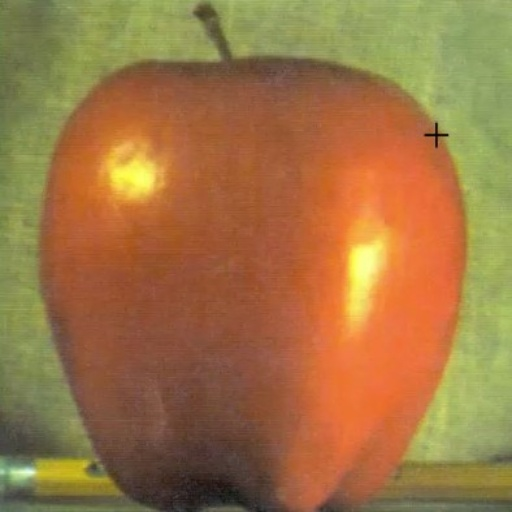
#> input picture 2_OpenCV/Pycharm_files/2.Image_processing/512x512_apple.jpg, 512 x 512 px
$ python 9.Image_blending.py
#> lines starting #> are read from the running program, lines starting #| are printed output that depends on the picture
import cv2
import numpy as np
# [10 lines of commented-out code are left out]

apple = cv2.imread("512x512_apple.jpg")
#> apple is the input picture: shape (512, 512, 3); mean B, G, R 68.2, 117.1, 158.7
orange = cv2.imread("512x512_orange.jpg")
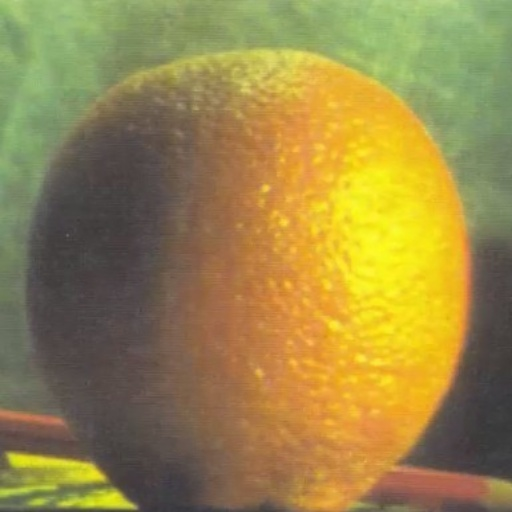
#> input picture 2_OpenCV/Pycharm_files/2.Image_processing/512x512_orange.jpg, 512 x 512 px
#> orange is the input picture: shape (512, 512, 3); mean B, G, R 73.4, 135.4, 153.7
apple_orange = np.hstack((apple[:, :256], orange[:, 256:]))
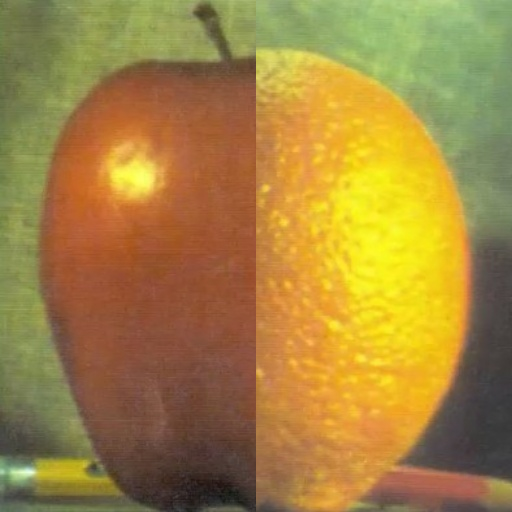
#> apple_orange: shape (512, 512, 3); mean B, G, R 64.7, 132.5, 163.4

apple_copy = apple.copy()
gp_apple = [apple_copy]

# generate Gaussian pyramid for apple and orange respectively ----------------------------------------------------------
for i in range(6):
    apple_copy = cv2.pyrDown(apple_copy)
    gp_apple.append(apple_copy)
#> this loop made 6 passes
#> pass 3, `apple_copy = cv2.pyrDown(apple_copy)`:
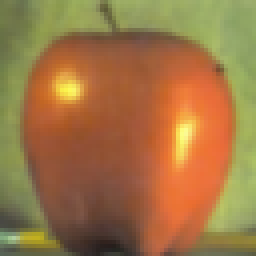
#> apple_copy: shape (64, 64, 3) (shown 4 times larger); mean B, G, R 68.3, 117.3, 158.8
#> after the loop, gp_apple = 7 items

orange_copy = orange.copy()
gp_orange = [orange_copy]

for i in range(6):
    orange_copy = cv2.pyrDown(orange_copy)
    gp_orange.append(orange_copy)
#> this loop made 6 passes
#> pass 3, `orange_copy = cv2.pyrDown(orange_copy)`:
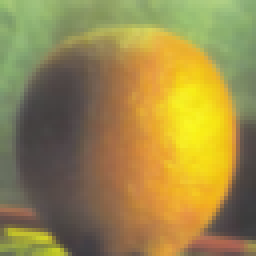
#> orange_copy: shape (64, 64, 3) (shown 4 times larger); mean B, G, R 73.8, 136.2, 154.2
#> after the loop, gp_orange = 7 items


# generate Laplacian pyramid for apple and orange respectively ---------------------------------------------------------
apple_copy = gp_apple[5]
lp_apple = [apple_copy]
for i in range(5, 0, -1):
    gaussian_expanded = cv2.pyrUp(gp_apple[i])
    laplacian = cv2.subtract(gp_apple[i - 1], gaussian_expanded)
    lp_apple.append(laplacian)
#> after the loop, lp_apple = 6 items

orange_copy = gp_orange[5]
lp_orange = [orange_copy]
for i in range(5, 0, -1):
    gaussian_expanded = cv2.pyrUp(gp_orange[i])
    laplacian = cv2.subtract(gp_orange[i - 1], gaussian_expanded)
    lp_orange.append(laplacian)
#> this loop made 5 passes
#> pass 1, `laplacian = cv2.subtract(gp_orange[i - 1], gaussian_expanded)`:
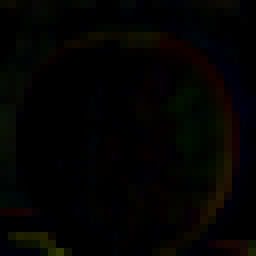
#> laplacian: shape (32, 32, 3) (shown 8 times larger); mean of channels 0, 1, 2 1.6, 2.8, 3.3; drawn as B, G, R
#> pass 2, `gaussian_expanded = cv2.pyrUp(gp_orange[i])`:
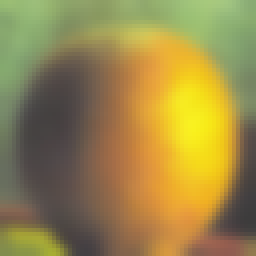
#> gaussian_expanded: shape (64, 64, 3) (shown 4 times larger); mean of channels 0, 1, 2 73.9, 136.3, 154.3; drawn as B, G, R
#> after the loop, lp_orange = 6 items

# Now add left and right halves of images in each level ----------------------------------------------------------------
apple_orange_pyramid = []
n = 0
for apple_lap, orange_lap in zip(lp_apple, lp_orange):
    n += 1
    cols, rows, ch = apple_lap.shape
    laplacian = np.hstack((apple_lap[:, 0:int(cols/2)], orange_lap[:, int(cols/2):]))
    apple_orange_pyramid.append(laplacian)
#> this loop made 6 passes
#> (cols, rows) on passes 1 to 6: (16, 16), (32, 32), (64, 64), (128, 128), (256, 256), (512, 512)
#> after the loop, apple_orange_pyramid = 6 items; n = 6
    # cv2.imshow(f"apple_orange_pyramid_{n}", laplacian)

# now reconstruct
apple_orange_reconstruct = apple_orange_pyramid[0]
for i in range(1, 6):
    apple_orange_reconstruct = cv2.pyrUp(apple_orange_reconstruct)
    apple_orange_reconstruct = cv2.add(apple_orange_pyramid[i], apple_orange_reconstruct)
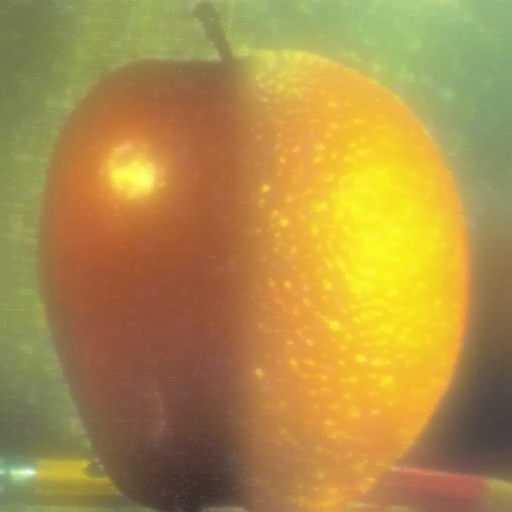
#> apple_orange_reconstruct: shape (512, 512, 3); mean of channels 0, 1, 2 71.1, 142.7, 173.9; drawn as B, G, R


cv2.imshow("blended", apple_orange_reconstruct)
cv2.waitKey(0)
cv2.destroyAllWindows()
